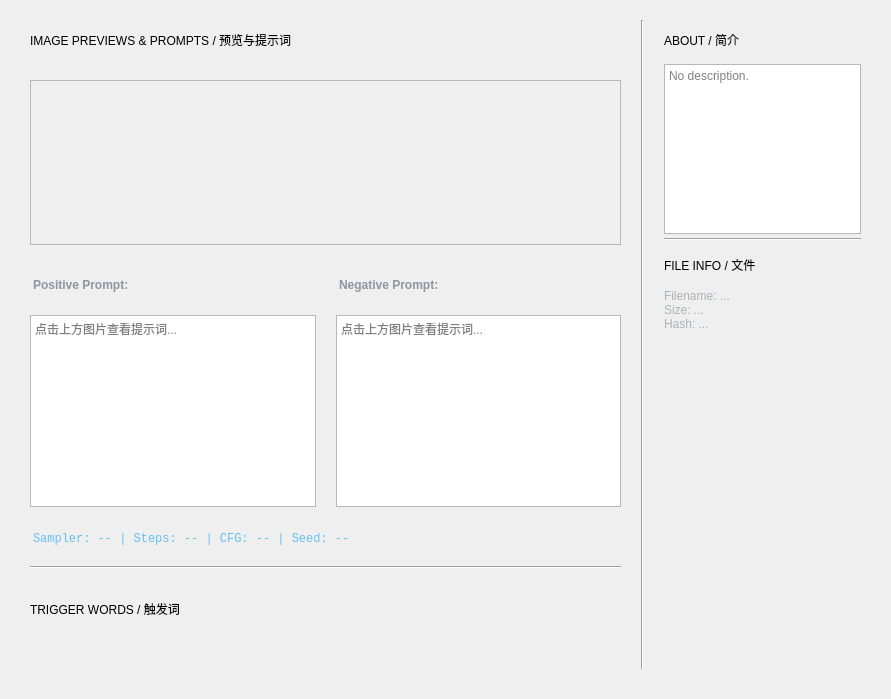
                      <widget class="QWidget" name="pageModelInfo">
                       <layout class="QHBoxLayout" name="horizontalLayout_Content" stretch="3,0,1">
                        <property name="spacing">
                         <number>20</number>
                        </property>
                        <property name="leftMargin">
                         <number>30</number>
                        </property>
                        <property name="topMargin">
                         <number>20</number>
                        </property>
                        <property name="rightMargin">
                         <number>30</number>
                        </property>
                        <property name="bottomMargin">
                         <number>30</number>
                        </property>
                        <item>
                         <layout class="QVBoxLayout" name="layoutLeftCol">
                          <item>
                           <widget class="QLabel" name="label_GalleryTitle">
                            <property name="minimumSize">
                             <size>
                              <width>0</width>
                              <height>40</height>
                             </size>
                            </property>
                            <property name="maximumSize">
                             <size>
                              <width>16777215</width>
                              <height>40</height>
                             </size>
                            </property>
                            <property name="text">
                             <string>IMAGE PREVIEWS &amp; PROMPTS / 预览与提示词</string>
                            </property>
                            <property name="class" stdset="0">
                             <string>sectionTitle</string>
                            </property>
                           </widget>
                          </item>
                          <item>
                           <widget class="QScrollArea" name="scrollAreaGallery">
                            <property name="minimumSize">
                             <size>
                              <width>0</width>
                              <height>165</height>
                             </size>
                            </property>
                            <property name="maximumSize">
                             <size>
                              <width>16777215</width>
                              <height>165</height>
                             </size>
                            </property>
                            <property name="verticalScrollBarPolicy">
                             <enum>Qt::ScrollBarPolicy::ScrollBarAlwaysOff</enum>
                            </property>
                            <property name="widgetResizable">
                             <bool>true</bool>
                            </property>
                            <widget class="QWidget" name="galleryContents">
                             <property name="geometry">
                              <rect>
                               <x>0</x>
                               <y>0</y>
                               <width>501</width>
                               <height>165</height>
                              </rect>
                             </property>
                             <layout class="QHBoxLayout" name="layoutGallery">
                              <property name="spacing">
                               <number>10</number>
                              </property>
                              <property name="leftMargin">
                               <number>5</number>
                              </property>
                              <property name="topMargin">
                               <number>0</number>
                              </property>
                              <property name="rightMargin">
                               <number>5</number>
                              </property>
                              <property name="bottomMargin">
                               <number>0</number>
                              </property>
                             </layout>
                            </widget>
                           </widget>
                          </item>
                          <item>
                           <layout class="QHBoxLayout" name="horizontalLayout_3">
                            <item>
                             <layout class="QVBoxLayout" name="verticalLayout">
                              <item>
                               <widget class="QLabel" name="lblPromptHeader">
                                <property name="minimumSize">
                                 <size>
                                  <width>0</width>
                                  <height>30</height>
                                 </size>
                                </property>
                                <property name="maximumSize">
                                 <size>
                                  <width>16777215</width>
                                  <height>30</height>
                                 </size>
                                </property>
                                <property name="styleSheet">
                                 <string>color: #8c96a0; font-weight: bold; margin-top: 10px;</string>
                                </property>
                                <property name="text">
                                 <string>Positive Prompt:</string>
                                </property>
                               </widget>
                              </item>
                              <item>
                               <widget class="QTextBrowser" name="textImgPrompt">
                                <property name="minimumSize">
                                 <size>
                                  <width>0</width>
                                  <height>100</height>
                                 </size>
                                </property>
                                <property name="placeholderText">
                                 <string>点击上方图片查看提示词...</string>
                                </property>
                               </widget>
                              </item>
                             </layout>
                            </item>
                            <item>
                             <layout class="QVBoxLayout" name="verticalLayout_5">
                              <item>
                               <widget class="QLabel" name="lblNegPromptHeader">
                                <property name="minimumSize">
                                 <size>
                                  <width>0</width>
                                  <height>30</height>
                                 </size>
                                </property>
                                <property name="maximumSize">
                                 <size>
                                  <width>16777215</width>
                                  <height>30</height>
                                 </size>
                                </property>
                                <property name="styleSheet">
                                 <string>color: #8c96a0; font-weight: bold; margin-top: 10px;</string>
                                </property>
                                <property name="text">
                                 <string>Negative Prompt:</string>
                                </property>
                               </widget>
                              </item>
                              <item>
                               <widget class="QTextBrowser" name="textImgNegPrompt">
                                <property name="minimumSize">
                                 <size>
                                  <width>0</width>
                                  <height>100</height>
                                 </size>
                                </property>
                                <property name="placeholderText">
                                 <string>点击上方图片查看提示词...</string>
                                </property>
                               </widget>
                              </item>
                             </layout>
                            </item>
                           </layout>
                          </item>
                          <item>
                           <widget class="QLabel" name="lblImgParams">
                            <property name="styleSheet">
                             <string>color: #66c0f4; font-family: Consolas; font-size: 12px; margin-top: 5px;</string>
                            </property>
                            <property name="text">
                             <string>Sampler: -- | Steps: -- | CFG: -- | Seed: --</string>
                            </property>
                            <property name="textInteractionFlags">
                             <set>Qt::TextInteractionFlag::TextSelectableByMouse</set>
                            </property>
                           </widget>
                          </item>
                          <item>
                           <widget class="Line" name="line_2">
                            <property name="orientation">
                             <enum>Qt::Orientation::Horizontal</enum>
                            </property>
                           </widget>
                          </item>
                          <item>
                           <layout class="QVBoxLayout" name="verticalLayout_8">
                            <item>
                             <widget class="QLabel" name="label_TriggerTitle">
                              <property name="minimumSize">
                               <size>
                                <width>0</width>
                                <height>40</height>
                               </size>
                              </property>
                              <property name="maximumSize">
                               <size>
                                <width>16777215</width>
                                <height>40</height>
                               </size>
                              </property>
                              <property name="text">
                               <string>TRIGGER WORDS / 触发词</string>
                              </property>
                              <property name="class" stdset="0">
                               <string>sectionTitle</string>
                              </property>
                             </widget>
                            </item>
                            <item>
                             <layout class="QVBoxLayout" name="layoutTriggerStack"/>
                            </item>
                            <item>
                             <spacer name="verticalSpacer_2">
                              <property name="orientation">
                               <enum>Qt::Orientation::Vertical</enum>
                              </property>
                              <property name="sizeHint" stdset="0">
                               <size>
                                <width>20</width>
                                <height>40</height>
                               </size>
                              </property>
                             </spacer>
                            </item>
                           </layout>
                          </item>
                         </layout>
                        </item>
                        <item>
                         <widget class="Line" name="line">
                          <property name="orientation">
                           <enum>Qt::Orientation::Vertical</enum>
                          </property>
                         </widget>
                        </item>
                        <item>
                         <layout class="QVBoxLayout" name="layoutRightCol">
                          <property name="spacing">
                           <number>4</number>
                          </property>
                          <item>
                           <widget class="QLabel" name="label_DescTitle">
                            <property name="minimumSize">
                             <size>
                              <width>0</width>
                              <height>40</height>
                             </size>
                            </property>
                            <property name="maximumSize">
                             <size>
                              <width>16777215</width>
                              <height>40</height>
                             </size>
                            </property>
                            <property name="text">
                             <string>ABOUT / 简介</string>
                            </property>
                            <property name="class" stdset="0">
                             <string>sectionTitle</string>
                            </property>
                           </widget>
                          </item>
                          <item>
                           <widget class="QTextBrowser" name="textDescription">
                            <property name="minimumSize">
                             <size>
                              <width>0</width>
                              <height>170</height>
                             </size>
                            </property>
                            <property name="maximumSize">
                             <size>
                              <width>16777215</width>
                              <height>170</height>
                             </size>
                            </property>
                            <property name="placeholderText">
                             <string>No description.</string>
                            </property>
                           </widget>
                          </item>
                          <item>
                           <widget class="Line" name="line_3">
                            <property name="orientation">
                             <enum>Qt::Orientation::Horizontal</enum>
                            </property>
                           </widget>
                          </item>
                          <item>
                           <widget class="QLabel" name="label_FileTitle">
                            <property name="minimumSize">
                             <size>
                              <width>0</width>
                              <height>40</height>
                             </size>
                            </property>
                            <property name="maximumSize">
                             <size>
                              <width>16777215</width>
                              <height>40</height>
                             </size>
                            </property>
                            <property name="text">
                             <string>FILE INFO / 文件</string>
                            </property>
                            <property name="class" stdset="0">
                             <string>sectionTitle</string>
                            </property>
                           </widget>
                          </item>
                          <item>
                           <widget class="QLabel" name="lblFileInfo">
                            <property name="minimumSize">
                             <size>
                              <width>0</width>
                              <height>165</height>
                             </size>
                            </property>
                            <property name="styleSheet">
                             <string>color: #acb2b8; line-height: 1.4;</string>
                            </property>
                            <property name="text">
                             <string>Filename: ...
Size: ...
Hash: ...</string>
                            </property>
                            <property name="alignment">
                             <set>Qt::AlignmentFlag::AlignLeading|Qt::AlignmentFlag::AlignLeft|Qt::AlignmentFlag::AlignTop</set>
                            </property>
                            <property name="wordWrap">
                             <bool>true</bool>
                            </property>
                            <property name="textInteractionFlags">
                             <set>Qt::TextInteractionFlag::TextSelectableByMouse</set>
                            </property>
                           </widget>
                          </item>
                          <item>
                           <spacer name="verticalSpacer">
                            <property name="orientation">
                             <enum>Qt::Orientation::Vertical</enum>
                            </property>
                            <property name="sizeHint" stdset="0">
                             <size>
                              <width>20</width>
                              <height>40</height>
                             </size>
                            </property>
                           </spacer>
                          </item>
                         </layout>
                        </item>
                       </layout>
                      </widget>
